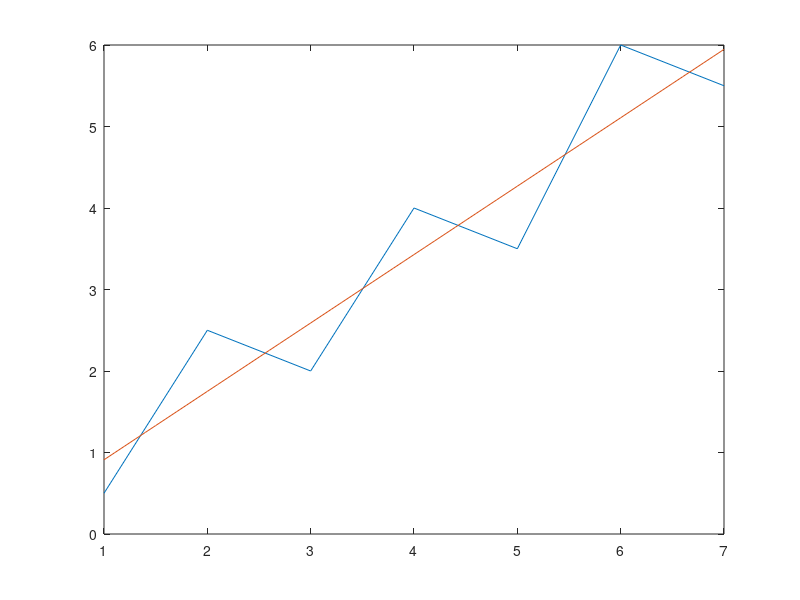

Reproduce this figure in MATLAB. (Note: this script raises an error after producing the figure.)
y = [6.495 6.595 6.615 6.635 6.485 6.555 6.665 6.505 6.435 6.625 6.715 6.655 6.755 6.625 6.715 6.575 6.655 6.605 6.565 6.515 6.555 6.395 6.775 6.685];

n = length(y)

ymed = sum(y)/n

sy = sqrt(sum((y-ymed).^2)/(n-1))

s2y = sum((y-ymed).^2)/(n-1)

cv = sy/ymed*100

%%
x = [1 2 3 4 5 6 7];
y = [0.5 2.5 2 4 3.5 6 5.5];

n = length(x);

a1 = (n*sum(x.*y)-sum(x)*sum(y))/(n*sum(x.^2)-sum(x)^2)
a0 = (sum(y)-a1*sum(x))/n

plot(x,y)
hold on
xl = 1:0.1:7;
plot(xl,polyval([a1 a0],xl))
hold off

Sr = sum((y-a0-a1*x).^2);
Syx = sqrt(Sr^2/(n-2))

Sr

St = sum((y-sum(y)/n).^2);
r = sqrt((St-Sr)/St)
%%

x = [1 2 3 4 5];
y = [0.5 1.7 3.4 5.7 8.4];
syms t

n = length(x);

plot(x,y)
hold on

ly = log(y);
a1 = (n*sum(x.*ly)-sum(x)*sum(ly))/(n*sum(x.^2)-sum(x)^2)
a0 = (sum(ly)-a1*sum(x))/n
fplot(exp(a0)*exp(a1*t))

lx = log(x);
a1 = (n*sum(lx.*ly)-sum(lx)*sum(ly))/(n*sum(lx.^2)-sum(lx)^2)
a0 = (sum(ly)-a1*sum(lx))/n
fplot(exp(a0)*t^(a1))

iy = 1./y;
ix = 1./x;
a1 = (n*sum(ix.*iy)-sum(ix)*sum(iy))/(n*sum(ix.^2)-sum(ix)^2)
a0 = (sum(iy)-a1*sum(ix))/n
fplot(1/a0*t/(a1/a0+t))

xlim([1 5])
hold off
legend('real', 'exponencial', 'potencial', 'fracional')

%%
x = [0 1 2 3 4 5];
y = [2.1 7.7 13.6 27.2 40.9 61.1];

x2 = x.^2;
n = length(x);

a = [n sum(x) sum(x2);
    sum(x) sum(x2) sum(x.^3);
    sum(x2) sum(x.^3) sum(x.^4)];
b = [sum(y); sum(x.*y); sum(x2.*y)];

as = a\b;

scatter(x,y)
hold on
xl = 0:0.1:5;
plot(xl,polyval(flip(as),xl))
hold off

%%
x1 = [0 2 2.5 1 4 7];
x2 = [0 1 2 3 6 2];
y = [5 10 9 0 3 27];
n = length(x);

a = [n sum(x1) sum(x2);
    sum(x1) sum(x1.^2) sum(x1.*x2);
    sum(x2) sum(x1.*x2) sum(x2.^2)];
b = [sum(y); sum(x1.*y); sum(x2.*y)];

as = a\b;
as

scatter3(x1,x2,y)
hold on
xl1 = 0:7/100:7;
xl2 = 0:6/100:6;
plot3(xl1,xl2,as(1)+as(2)*xl1+as(3)*xl2)
hold off

%%
x = [0.25 0.75 1.25 1.75 2.25]
y = [0.28 0.57 0.68 0.74 0.79]

syms xv a0 a1
f(xv,a0,a1) = a0*(1-exp(-a1*x));
